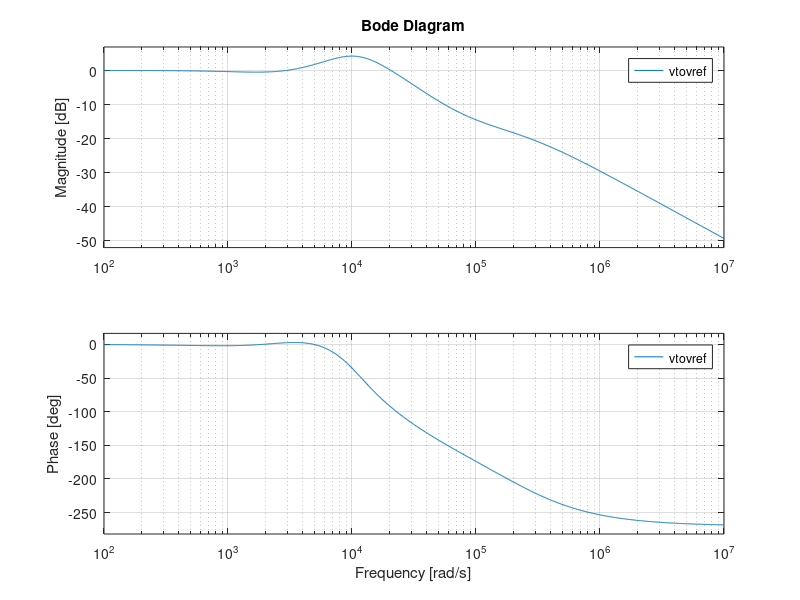
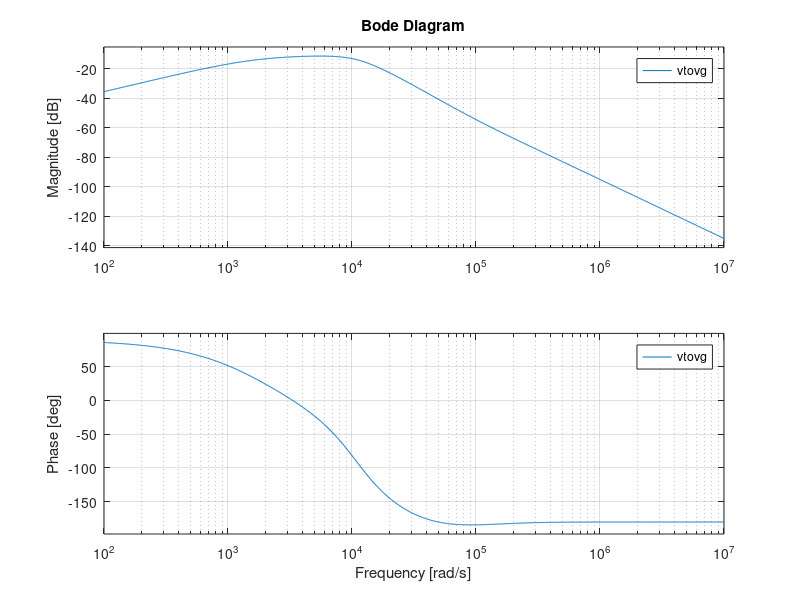

These charts were generated, in order, by the following MATLAB code:
clear all
close all
clc

% Control Design of a Boost converter
% Converter Parameters
power = 500;
Vg = 170;
V = 350;
fs = 100e3;
iripple = 0.2; % percentage
vripple = 0.1; % volts
Vm = 2; % peak to peak of PWM ramp

% Calculations
Ts = 1/fs;
Iout = power/V;
R = V/Iout;
dprime = Vg/V;
D = 1-dprime
IL = Vg/(R*dprime^2);
diL = iripple*IL;
Lout = Vg*D*Ts/(2*diL);
Cout = V*D*Ts/(2*R*vripple);

% Define open loop transfer functions - Table 8.2 From Erickson
s=tf('s');
Ggo = 1/dprime;
Gdo = V/dprime;
wo = dprime/(sqrt(Lout*Cout));
Q = dprime*R*sqrt(Cout/Lout);
wz = (dprime^2)*R/Lout;

% control to output
Gvd = Gdo*(1-s/wz)/( 1 + s/Q/wo + (s/wo)^2 );
% Line to output
Gvg = Ggo*1/( 1 + s/Q/wo + (s/wo)^2 );

% Low Pass sensor filter 
wf = 2*pi*(fs/10);
H = 1/(1+s/wf);

% Compensator
Gc = 34.14*(1+0.00028*s)*(1+0.0004*s)/( s*(1+4.5e-6*s));

% Define open Loop Gain
T = Gvd*Gc*H*(1/Vm);

% Closed Loop Transfer functions

vtovref = (1/H)*(T/(1+T));
figure()
bode(vtovref)

vtovg = Gvg/(1+T);
figure()
bode(vtovg)





